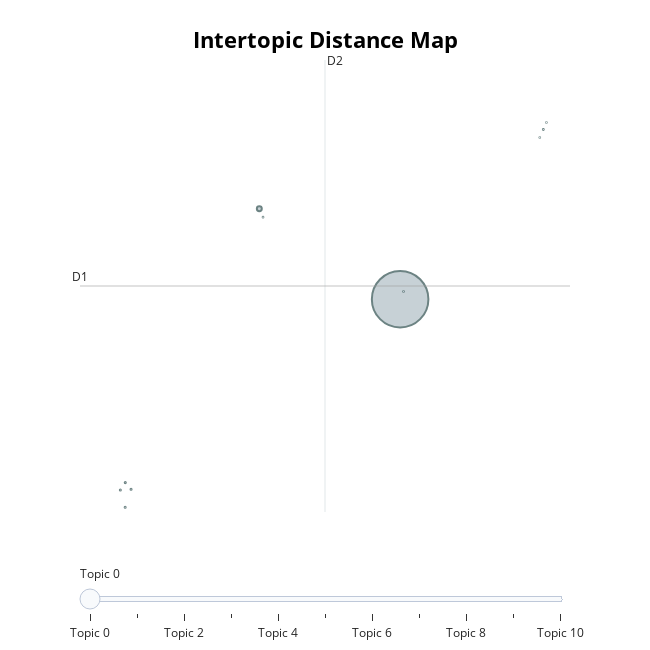

The code cell stored with this chart in its notebook:
### Markdown cell above
VISUALIZATION

### Code cell
abstract_lda_model.

### Figure 1 — Plotly figure (JSON) as saved in the notebook; plotly's stock layout.template omitted (floating-point values rounded to 4 significant figures)
{"data": [{"customdata": [[0, "paper | model | method | work | result", 97954], [1, "withdrawal | coauthors | behalf | confirmation | venue", 745], [2, "withdrawal | coauthors | behalf | confirmation | read", 37], [3, "withdrawal | coauthors | behalf | confirmation | read", 35], [4, "withdrawal | coauthors | behalf | confirmation | read", 32], [5, "withdrawal | coauthors | behalf | confirmation | read", 31], [6, "openreview | suggestionscomments | concernsquestions | ughp | 3905", 21], [7, "amortization | policy | gap | iterative | direct", 15], [8, "withdrawal | coauthors | behalf | confirmation | venue", 14], [9, "vumz | 3905 | suggestionscomments | concernsquestions | openreview", 13], [10, "dyev | 3905 | suggestionscomments | concernsquestions | openreview", 11]], "hovertemplate": "<b>Topic %{customdata[0]}</b><br>%{customdata[1]}<br>Size: %{customdata[2]}", "legendgroup": "", "marker": {"color": "#B0BEC5", "line": {"color": "DarkSlateGrey", "width": 2}, "size": [97954, 745, 37, 35, 32, 31, 21, 15, 14, 13, 11], "sizemode": "area", "sizeref": 61.22, "symbol": "circle"}, "mode": "markers", "name": "", "orientation": "v", "showlegend": false, "type": "scatter", "x": [0.7789, -9.305, -18.9, -18.49, -19.26, -18.91, 11.03, 1.022, -9.04, 10.78, 11.26], "xaxis": "x", "y": [7.631, 10.5, 1.802, 1.59, 1.567, 1.021, 13.02, 7.874, 10.24, 12.77, 13.24], "yaxis": "y"}], "layout": {"annotations": [{"showarrow": false, "text": "D1", "x": -22.15, "y": 8.049, "yshift": 10}, {"showarrow": false, "text": "D2", "x": -4.601, "xshift": 10, "y": 15.23}], "height": 650, "hoverlabel": {"bgcolor": "white", "font": {"family": "Rockwell", "size": 16}}, "legend": {"itemsizing": "constant", "tracegroupgap": 0}, "margin": {"t": 60}, "shapes": [{"line": {"color": "#CFD8DC", "width": 2}, "type": "line", "x0": -4.601, "x1": -4.601, "y0": 0.8677, "y1": 15.23}, {"line": {"color": "#9E9E9E", "width": 2}, "type": "line", "x0": -22.15, "x1": 12.95, "y0": 8.049, "y1": 8.049}], "sliders": [{"active": 0, "pad": {"t": 50}, "steps": [{"args": [{"marker.color": [["red", "#B0BEC5", "#B0BEC5", "#B0BEC5", "#B0BEC5", "#B0BEC5", "#B0BEC5", "#B0BEC5", "#B0BEC5", "#B0BEC5", "#B0BEC5"]]}], "label": "Topic 0", "method": "update"}, {"args": [{"marker.color": [["#B0BEC5", "red", "#B0BEC5", "#B0BEC5", "#B0BEC5", "#B0BEC5", "#B0BEC5", "#B0BEC5", "#B0BEC5", "#B0BEC5", "#B0BEC5"]]}], "label": "Topic 1", "method": "update"}, {"args": [{"marker.color": [["#B0BEC5", "#B0BEC5", "red", "#B0BEC5", "#B0BEC5", "#B0BEC5", "#B0BEC5", "#B0BEC5", "#B0BEC5", "#B0BEC5", "#B0BEC5"]]}], "label": "Topic 2", "method": "update"}, {"args": [{"marker.color": [["#B0BEC5", "#B0BEC5", "#B0BEC5", "red", "#B0BEC5", "#B0BEC5", "#B0BEC5", "#B0BEC5", "#B0BEC5", "#B0BEC5", "#B0BEC5"]]}], "label": "Topic 3", "method": "update"}, {"args": [{"marker.color": [["#B0BEC5", "#B0BEC5", "#B0BEC5", "#B0BEC5", "red", "#B0BEC5", "#B0BEC5", "#B0BEC5", "#B0BEC5", "#B0BEC5", "#B0BEC5"]]}], "label": "Topic 4", "method": "update"}, {"args": [{"marker.color": [["#B0BEC5", "#B0BEC5", "#B0BEC5", "#B0BEC5", "#B0BEC5", "red", "#B0BEC5", "#B0BEC5", "#B0BEC5", "#B0BEC5", "#B0BEC5"]]}], "label": "Topic 5", "method": "update"}, {"args": [{"marker.color": [["#B0BEC5", "#B0BEC5", "#B0BEC5", "#B0BEC5", "#B0BEC5", "#B0BEC5", "red", "#B0BEC5", "#B0BEC5", "#B0BEC5", "#B0BEC5"]]}], "label": "Topic 6", "method": "update"}, {"args": [{"marker.color": [["#B0BEC5", "#B0BEC5", "#B0BEC5", "#B0BEC5", "#B0BEC5", "#B0BEC5", "#B0BEC5", "red", "#B0BEC5", "#B0BEC5", "#B0BEC5"]]}], "label": "Topic 7", "method": "update"}, {"args": [{"marker.color": [["#B0BEC5", "#B0BEC5", "#B0BEC5", "#B0BEC5", "#B0BEC5", "#B0BEC5", "#B0BEC5", "#B0BEC5", "red", "#B0BEC5", "#B0BEC5"]]}], "label": "Topic 8", "method": "update"}, {"args": [{"marker.color": [["#B0BEC5", "#B0BEC5", "#B0BEC5", "#B0BEC5", "#B0BEC5", "#B0BEC5", "#B0BEC5", "#B0BEC5", "#B0BEC5", "red", "#B0BEC5"]]}], "label": "Topic 9", "method": "update"}, {"args": [{"marker.color": [["#B0BEC5", "#B0BEC5", "#B0BEC5", "#B0BEC5", "#B0BEC5", "#B0BEC5", "#B0BEC5", "#B0BEC5", "#B0BEC5", "#B0BEC5", "red"]]}], "label": "Topic 10", "method": "update"}]}], "title": {"font": {"color": "Black", "size": 22}, "text": "<b>Intertopic Distance Map</b>", "x": 0.5, "xanchor": "center", "y": 0.95, "yanchor": "top"}, "width": 650, "xaxis": {"anchor": "y", "domain": [0, 1], "range": [-22.15, 12.95], "title": {"text": ""}, "visible": false}, "yaxis": {"anchor": "x", "domain": [0, 1], "range": [0.8677, 15.23], "title": {"text": ""}, "visible": false}}}
